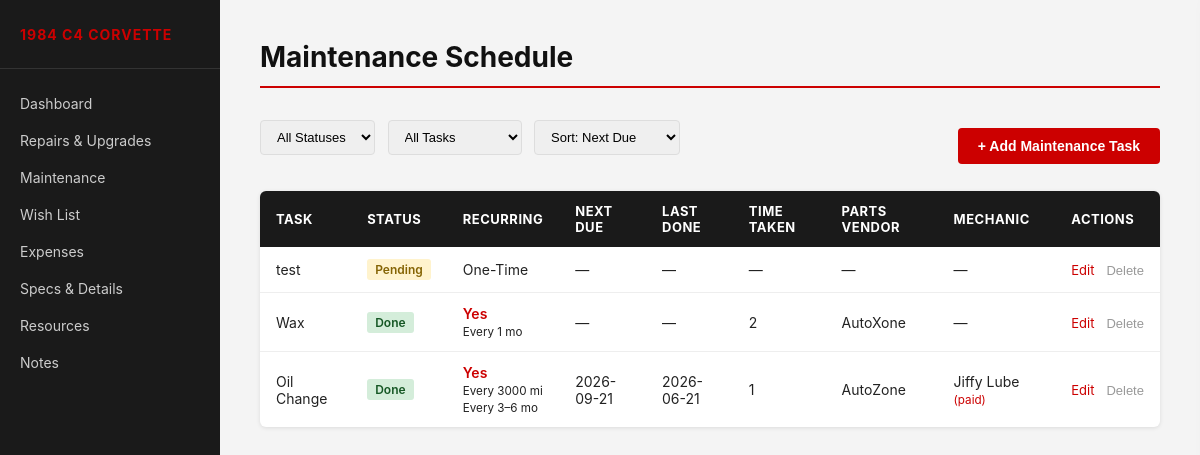
The app's page /maintenance with its own data.
### tables this page shows
CREATE TABLE maintenance (
            id INTEGER PRIMARY KEY AUTOINCREMENT,
            task TEXT NOT NULL,
            status TEXT DEFAULT 'Pending',
            start_date TEXT,
            start_date_unknown INTEGER DEFAULT 0,
            finish_date TEXT,
            finish_date_unknown INTEGER DEFAULT 0,
            time_taken TEXT,
            paid_for_service INTEGER DEFAULT 0,
            mechanic TEXT,
            vendor TEXT,
            purchase_link TEXT,
            recurring INTEGER DEFAULT 0,
            frequency_miles INTEGER,
            frequency_months_min INTEGER,
            frequency_months_max INTEGER,
            next_due_date TEXT,
            notes TEXT
        );

### app.py (the view)
@app.route("/maintenance")
def maintenance():
    from datetime import datetime, timedelta
    db = get_db()
    status_filter = request.args.get("status", "")
    recurring_filter = request.args.get("recurring", "")
    sort = request.args.get("sort", "next_due_date")
    query = "SELECT * FROM maintenance"
    params = []
    conditions = []
    if status_filter:
        conditions.append("status = ?")
        params.append(status_filter)
    if recurring_filter:
        conditions.append("recurring = ?")
        params.append(1 if recurring_filter == "1" else 0)
    if conditions:
        query += " WHERE " + " AND ".join(conditions)
    query += f" ORDER BY {sort}"
    tasks = [dict(t) for t in db.execute(query, params).fetchall()]
    db.close()
    return render_template("maintenance.html", tasks=tasks,
                           request_status=status_filter,
                           request_recurring=recurring_filter,
                           request_sort=sort)

### app.py (called while the page is built)
def get_db():
    conn = sqlite3.connect(DATABASE)
    conn.row_factory = sqlite3.Row
    return conn

### templates/maintenance.html (shortened to what this page needs)
{% extends "base.html" %}
{% block page_title %}Maintenance Schedule{% endblock %}
{% block content %}
<div class="page-toolbar">
    <div class="filter-bar">
        <form method="GET" action="/maintenance" id="filter-form">
            <select name="status" onchange="this.form.submit()">
                <option value="">All Statuses</option>
            </select>
            <select name="recurring" onchange="this.form.submit()">
                <option value="">All Tasks</option>
            </select>
            <select name="sort" onchange="this.form.submit()">
                <option value="next_due_date" {{ 'selected' if request_sort == 'next_due_date' else '' }}>Sort: Next Due</option>
            </select>
        </form>
    </div>
    <button class="btn-add" onclick="openDrawer()">+ Add Maintenance Task</button>
</div>
{% if tasks %}
<table>
    <thead>
        <tr>
            <th>Task</th>
            <th>Status</th>
            <th>Recurring</th>
            <th>Next Due</th>
            <th>Last Done</th>
            <th>Time Taken</th>
            <th>Parts Vendor</th>
            <th>Mechanic</th>
            <th>Actions</th>
        </tr>
    </thead>
    <tbody>
        {% for task in tasks %}
        <tr>
            <td>
                {{ task.task }}
            </td>
            <td><span class="status-badge status-{{ task.status | lower }}">{{ task.status }}</span></td>
            <td>
                {% if task.recurring %}
                    <span style="color:#cc0000; font-weight:600;">Yes</span>
                    {% if task.frequency_miles %}
                    <br><small>Every {{ task.frequency_miles }} mi</small>
                    {% endif %}
                    {% if task.frequency_months_min %}
                    <br><small>Every {{ task.frequency_months_min }}{% if task.frequency_months_max %}–{{ task.frequency_months_max }}{% endif %} mo</small>
                    {% endif %}
                {% else %}
                    One-Time
                {% endif %}
            </td>
            <td>{{ task.next_due_date or '—' }}</td>
            <td>{{ 'Unknown' if task.finish_date_unknown else (task.finish_date or '—') }}</td>
            <td>{{ task.time_taken or '—' }}</td>
            <td>{{ task.vendor or '—' }}</td>
            <td>
                {% if task.mechanic %}
                {{ task.mechanic }}{% if task.paid_for_service %} <small style="color:#cc0000;">(paid)</small>{% endif %}
                {% else %}—{% endif %}
            </td>
            <td class="actions">
                <a href="#" data-task='{{ task | tojson }}' onclick="openEditDrawer(this)">Edit</a>
                <form action="/maintenance/delete/{{ task.id }}" method="POST" style="display:inline"
                      onsubmit="return confirm('Delete this task?')">
                    <button type="submit" class="btn-delete">Delete</button>
                </form>
            </td>
        </tr>
        {% endfor %}
    </tbody>
</table>
{% else %}
<p class="empty-state">No maintenance tasks yet. Click <strong>+ Add Maintenance Task</strong> to get started.</p>
{% endif %}
{% endblock %}

### static/css/style.css (style rules this page uses)
* { box-sizing: border-box; margin: 0; padding: 0; }
body { font-family: -apple-system, BlinkMacSystemFont, "Segoe UI", Roboto, sans-serif; background: #f4f4f4; color: #222; display: flex; min-height: 100vh; }
table { width: 100%; border-collapse: collapse; background: #fff; border-radius: 6px; overflow: hidden; box-shadow: 0 1px 4px rgba(0,0,0,0.1); }
thead { background: #1a1a1a; color: #fff; }
th { padding: 12px 16px; text-align: left; font-size: 13px; text-transform: uppercase; letter-spacing: 0.5px; }
td { padding: 12px 16px; font-size: 14px; border-bottom: 1px solid #eee; }
tr:last-child td { border-bottom: none; }
.filter-bar { margin-bottom: 16px; }
.filter-bar select { padding: 8px 12px; border: 1px solid #ddd; border-radius: 4px; font-size: 13px; margin-right: 8px; cursor: pointer; }
.status-badge { display: inline-block; padding: 3px 8px; border-radius: 3px; font-size: 12px; font-weight: 600; }
.status-done { background: #d4edda; color: #155724; }
.status-pending { background: #fff3cd; color: #856404; }
.actions { white-space: nowrap; }
.actions a { color: #cc0000; text-decoration: none; font-size: 13px; margin-right: 8px; }
.btn-delete { background: none; border: none; color: #999; font-size: 13px; cursor: pointer; padding: 0; }
.page-toolbar { display: flex; justify-content: space-between; align-items: center; margin-bottom: 20px; }
.btn-add { padding: 10px 20px; background: #cc0000; color: #fff; border: none; border-radius: 4px; font-size: 14px; font-weight: 600; cursor: pointer; white-space: nowrap; }

### records on screen
maintenance: task "test", status "Pending", recurring "One-Time", next_due_date "—", finish_date_unknown "—", time_taken "—", vendor "—"
maintenance: task "Wax", status "Done", frequency_months_min "1", next_due_date "—", finish_date_unknown "—", time_taken "2", vendor "AutoXone"
maintenance: task "Oil Change", status "Done", frequency_miles "3000", frequency_months_min "3", frequency_months_max "6", next_due_date "2026-09-21", finish_date_unknown+finish_date "2026-06-21", time_taken "1", vendor "AutoZone", mechanic "Jiffy Lube", paid_for_service "(paid)"
